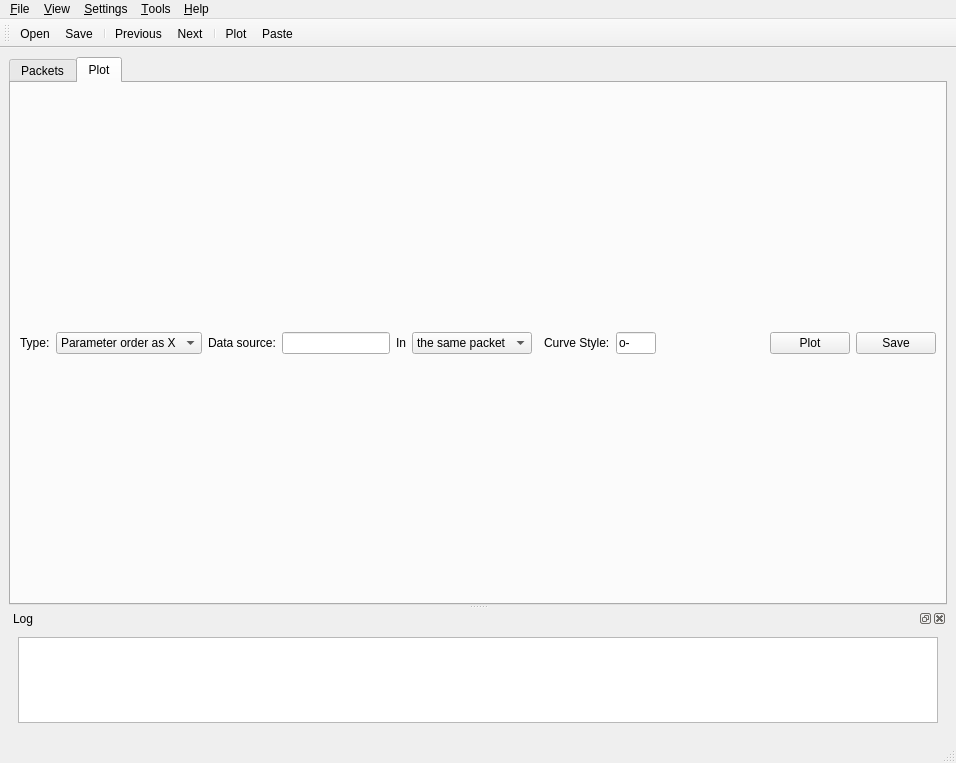
<?xml version="1.0" encoding="UTF-8"?>
<ui version="4.0">
 <class>MainWindow</class>
 <widget class="QMainWindow" name="MainWindow">
  <property name="windowModality">
   <enum>Qt::WindowModal</enum>
  </property>
  <property name="geometry">
   <rect>
    <x>0</x>
    <y>0</y>
    <width>956</width>
    <height>763</height>
   </rect>
  </property>
  <property name="maximumSize">
   <size>
    <width>323232</width>
    <height>323232</height>
   </size>
  </property>
  <property name="windowTitle">
   <string>STIX data parser and viewer</string>
  </property>
  <property name="windowIcon">
   <iconset resource="viewer.qrc">
    <normaloff>:/Icons/images/app.svg</normaloff>:/Icons/images/app.svg</iconset>
  </property>
  <widget class="QWidget" name="centralwidget">
   <layout class="QHBoxLayout" name="horizontalLayout_4">
    <item>
     <widget class="QSplitter" name="splitter_4">
      <property name="orientation">
       <enum>Qt::Vertical</enum>
      </property>
      <widget class="QTabWidget" name="tabWidget">
       <property name="currentIndex">
        <number>1</number>
       </property>
       <widget class="QWidget" name="tab">
        <attribute name="title">
         <string>Packets</string>
        </attribute>
        <layout class="QHBoxLayout" name="horizontalLayout_2">
         <item>
          <widget class="QSplitter" name="splitter_3">
           <property name="orientation">
            <enum>Qt::Horizontal</enum>
           </property>
           <widget class="QSplitter" name="splitter_2">
            <property name="orientation">
             <enum>Qt::Horizontal</enum>
            </property>
            <widget class="QListView" name="listView">
             <property name="minimumSize">
              <size>
               <width>0</width>
               <height>500</height>
              </size>
             </property>
             <property name="maximumSize">
              <size>
               <width>450</width>
               <height>16777215</height>
              </size>
             </property>
            </widget>
           </widget>
           <widget class="QSplitter" name="splitter">
            <property name="orientation">
             <enum>Qt::Vertical</enum>
            </property>
            <widget class="QTableWidget" name="tableWidget">
             <property name="maximumSize">
              <size>
               <width>16777215</width>
               <height>2000</height>
              </size>
             </property>
             <property name="baseSize">
              <size>
               <width>0</width>
               <height>200</height>
              </size>
             </property>
             <attribute name="horizontalHeaderDefaultSectionSize">
              <number>200</number>
             </attribute>
             <attribute name="horizontalHeaderStretchLastSection">
              <bool>true</bool>
             </attribute>
            </widget>
            <widget class="QTreeWidget" name="treeWidget">
             <attribute name="headerHighlightSections">
              <bool>true</bool>
             </attribute>
             <column>
              <property name="text">
               <string notr="true">1</string>
              </property>
             </column>
            </widget>
           </widget>
          </widget>
         </item>
        </layout>
       </widget>
       <widget class="QWidget" name="tab_2">
        <property name="toolTip">
         <string>plot parameters
</string>
        </property>
        <attribute name="title">
         <string>Plot</string>
        </attribute>
        <layout class="QGridLayout" name="gridLayout">
         <item row="0" column="1">
          <widget class="QComboBox" name="xaxisComboBox">
           <item>
            <property name="text">
             <string>Parameter order as X</string>
            </property>
           </item>
           <item>
            <property name="text">
             <string>Timestamps as X</string>
            </property>
           </item>
           <item>
            <property name="text">
             <string>Histogram</string>
            </property>
           </item>
          </widget>
         </item>
         <item row="0" column="0">
          <widget class="QLabel" name="label_4">
           <property name="text">
            <string>Type:</string>
           </property>
          </widget>
         </item>
         <item row="0" column="5">
          <widget class="QComboBox" name="comboBox">
           <property name="minimumSize">
            <size>
             <width>120</width>
             <height>0</height>
            </size>
           </property>
           <property name="maximumSize">
            <size>
             <width>150</width>
             <height>16777215</height>
            </size>
           </property>
           <property name="modelColumn">
            <number>0</number>
           </property>
           <item>
            <property name="text">
             <string>the same packet</string>
            </property>
           </item>
           <item>
            <property name="text">
             <string>all packets</string>
            </property>
           </item>
          </widget>
         </item>
         <item row="0" column="4">
          <widget class="QLabel" name="label_2">
           <property name="text">
            <string>In</string>
           </property>
          </widget>
         </item>
         <item row="0" column="3">
          <widget class="QLineEdit" name="paramNameEdit">
           <property name="maximumSize">
            <size>
             <width>150</width>
             <height>16777215</height>
            </size>
           </property>
          </widget>
         </item>
         <item row="0" column="10">
          <widget class="QPushButton" name="plotButton">
           <property name="maximumSize">
            <size>
             <width>100</width>
             <height>16777215</height>
            </size>
           </property>
           <property name="text">
            <string>Plot</string>
           </property>
          </widget>
         </item>
         <item row="0" column="11">
          <widget class="QPushButton" name="savePlotButton">
           <property name="maximumSize">
            <size>
             <width>100</width>
             <height>16777215</height>
            </size>
           </property>
           <property name="text">
            <string>Save</string>
           </property>
          </widget>
         </item>
         <item row="0" column="6">
          <widget class="QLabel" name="descLabel">
           <property name="minimumSize">
            <size>
             <width>0</width>
             <height>0</height>
            </size>
           </property>
           <property name="maximumSize">
            <size>
             <width>0</width>
             <height>16777215</height>
            </size>
           </property>
           <property name="text">
            <string/>
           </property>
          </widget>
         </item>
         <item row="0" column="2">
          <widget class="QLabel" name="label">
           <property name="text">
            <string>Data source:</string>
           </property>
          </widget>
         </item>
         <item row="0" column="7">
          <widget class="QLabel" name="label_3">
           <property name="text">
            <string>Curve Style:</string>
           </property>
          </widget>
         </item>
         <item row="0" column="8">
          <widget class="QLineEdit" name="styleEdit">
           <property name="maximumSize">
            <size>
             <width>40</width>
             <height>16777215</height>
            </size>
           </property>
           <property name="text">
            <string>o-</string>
           </property>
          </widget>
         </item>
         <item row="0" column="9">
          <spacer name="horizontalSpacer">
           <property name="orientation">
            <enum>Qt::Horizontal</enum>
           </property>
           <property name="sizeHint" stdset="0">
            <size>
             <width>40</width>
             <height>20</height>
            </size>
           </property>
          </spacer>
         </item>
        </layout>
       </widget>
      </widget>
      <widget class="QDockWidget" name="dockWidget_2">
       <property name="windowTitle">
        <string>Log</string>
       </property>
       <widget class="QWidget" name="dockWidgetContents_2">
        <layout class="QHBoxLayout" name="horizontalLayout_3">
         <item>
          <widget class="QListWidget" name="listWidget_2"/>
         </item>
        </layout>
       </widget>
      </widget>
     </widget>
    </item>
   </layout>
  </widget>
  <widget class="QMenuBar" name="menubar">
   <property name="geometry">
    <rect>
     <x>0</x>
     <y>0</y>
     <width>956</width>
     <height>22</height>
    </rect>
   </property>
   <widget class="QMenu" name="menu_File">
    <property name="title">
     <string>&amp;File</string>
    </property>
    <addaction name="action_Open"/>
    <addaction name="actionSave"/>
    <addaction name="actionExit"/>
   </widget>
   <widget class="QMenu" name="menu_Help">
    <property name="title">
     <string>&amp;Help</string>
    </property>
    <addaction name="actionAbout"/>
   </widget>
   <widget class="QMenu" name="menuAction">
    <property name="title">
     <string>&amp;View</string>
    </property>
    <addaction name="actionPrevious"/>
    <addaction name="actionNext"/>
    <addaction name="actionLog"/>
   </widget>
   <widget class="QMenu" name="menuSetting">
    <property name="title">
     <string>&amp;Settings</string>
    </property>
    <addaction name="actionSet_IDB"/>
   </widget>
   <widget class="QMenu" name="menu_Tools">
    <property name="title">
     <string>&amp;Tools</string>
    </property>
    <addaction name="action_Plot"/>
    <addaction name="actionPaste"/>
   </widget>
   <addaction name="menu_File"/>
   <addaction name="menuAction"/>
   <addaction name="menuSetting"/>
   <addaction name="menu_Tools"/>
   <addaction name="menu_Help"/>
  </widget>
  <widget class="QStatusBar" name="statusbar"/>
  <widget class="QToolBar" name="toolBar">
   <property name="windowTitle">
    <string>toolBar</string>
   </property>
   <attribute name="toolBarArea">
    <enum>TopToolBarArea</enum>
   </attribute>
   <attribute name="toolBarBreak">
    <bool>false</bool>
   </attribute>
   <addaction name="action_Open"/>
   <addaction name="actionSave"/>
   <addaction name="separator"/>
   <addaction name="actionPrevious"/>
   <addaction name="actionNext"/>
   <addaction name="separator"/>
   <addaction name="action_Plot"/>
   <addaction name="actionPaste"/>
  </widget>
  <action name="action_Open">
   <property name="text">
    <string>&amp;Open</string>
   </property>
  </action>
  <action name="actionExit">
   <property name="text">
    <string>&amp;Exit</string>
   </property>
  </action>
  <action name="actionAbout">
   <property name="text">
    <string>About</string>
   </property>
  </action>
  <action name="actionPrevious">
   <property name="text">
    <string>Previous</string>
   </property>
   <property name="menuRole">
    <enum>QAction::AboutQtRole</enum>
   </property>
  </action>
  <action name="actionNext">
   <property name="text">
    <string>Next</string>
   </property>
  </action>
  <action name="actionSet_IDB">
   <property name="text">
    <string>Set &amp;IDB</string>
   </property>
  </action>
  <action name="actionSave">
   <property name="text">
    <string>Sa&amp;ve</string>
   </property>
  </action>
  <action name="actionLog">
   <property name="text">
    <string>Show Log</string>
   </property>
  </action>
  <action name="action_Plot">
   <property name="icon">
    <iconset resource="viewer.qrc">
     <normaloff>:/Icons/images/graph.svg</normaloff>:/Icons/images/graph.svg</iconset>
   </property>
   <property name="text">
    <string>&amp;Plot</string>
   </property>
  </action>
  <action name="actionPaste">
   <property name="icon">
    <iconset resource="viewer.qrc">
     <normaloff>:/Icons/images/paste.svg</normaloff>:/Icons/images/paste.svg</iconset>
   </property>
   <property name="text">
    <string>Paste</string>
   </property>
   <property name="toolTip">
    <string>Read raw data from the clipboard</string>
   </property>
  </action>
 </widget>
 <resources>
  <include location="viewer.qrc"/>
 </resources>
 <connections/>
</ui>
